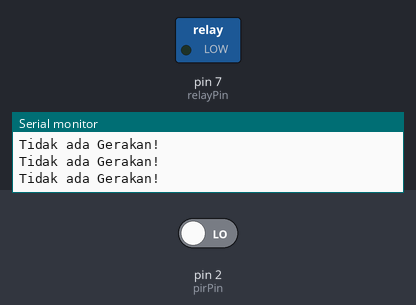
A sketch run on a simulated Arduino Uno, built with avr-gcc and run on an emulated ATmega328P. Shown: switched loads named in the sketch (green lamp = pin HIGH), the last lines printed to the serial monitor. The inputs (shaded band) are chosen by the test bench; at power-on: pin 2 (pirPin) LOW.

Above: at 10.8 s.
10.9 s: pin 2 (pirPin) driven HIGH
At 15.7 s:
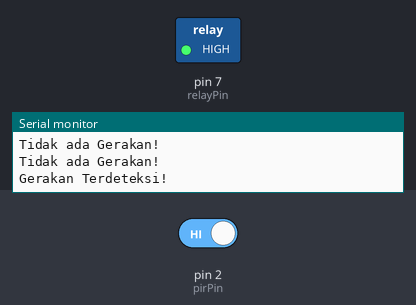
16.9 s: pin 2 (pirPin) driven LOW
At 20.7 s:
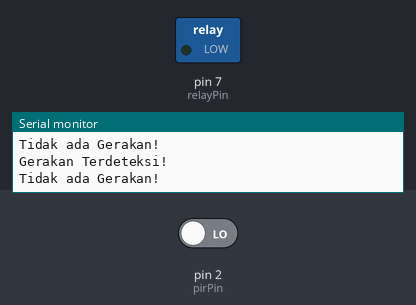
Timing chart, 0 to 22.2 s (numbered marks = the images above; inputs shaded):
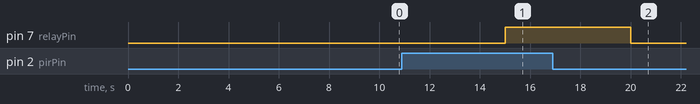

The sketch:

PIR_SENSOR.ino
```cpp
// Define pin yang digunakan
const int pirPin = 2;    // Pin sensor PIR terhubung ke pin digital 2
const int relayPin = 7;  // Pin relay terhubung ke pin digital 3

void setup() {
  pinMode(pirPin, INPUT);    // Set pin sensor PIR sebagai input
  pinMode(relayPin, OUTPUT); // Set pin relay sebagai output
  digitalWrite(relayPin, LOW); // Pastikan relay mati saat mulai
  Serial.begin(9600); // Mulai komunikasi serial dengan kecepatan 9600 bps
}

void loop() {
  int pirState = digitalRead(pirPin); // Baca nilai sensor PIR

  if (pirState == HIGH) { // Jika sensor mendeteksi gerakan
    Serial.println("Gerakan Terdeteksi!"); // Tampilkan pesan di serial monitor
    digitalWrite(relayPin, HIGH); // Nyalakan relay
  } else {
    Serial.println("Tidak ada Gerakan!"); // Tampilkan pesan di serial monitor
    digitalWrite(relayPin, LOW); // Matikan relay
  }
  delay(5000); // Tunggu 5 detik sebelum melakukan pembacaan lagi
}
```

Measured:
- after the input at 10.9 s, pin 7 (relayPin): LOW → HIGH after 4.1 s
- after the input at 16.9 s, pin 7 (relayPin): HIGH → LOW after 3.1 s
